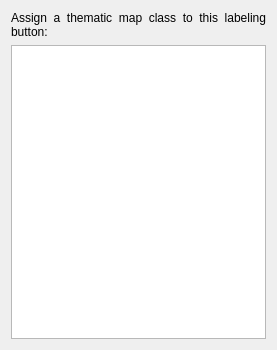
<?xml version="1.0" encoding="UTF-8"?>
<ui version="4.0">
 <class>Dialog</class>
 <widget class="QDialog" name="Dialog">
  <property name="geometry">
   <rect>
    <x>0</x>
    <y>0</y>
    <width>277</width>
    <height>350</height>
   </rect>
  </property>
  <property name="windowTitle">
   <string>Thematic map classes</string>
  </property>
  <layout class="QVBoxLayout" name="verticalLayout">
   <item>
    <widget class="QLabel" name="label">
     <property name="text">
      <string>Assign a thematic map class to this labeling button:</string>
     </property>
     <property name="alignment">
      <set>Qt::AlignmentFlag::AlignJustify|Qt::AlignmentFlag::AlignVCenter</set>
     </property>
     <property name="wordWrap">
      <bool>true</bool>
     </property>
    </widget>
   </item>
   <item>
    <widget class="QTableWidget" name="tableOfClasses"/>
   </item>
  </layout>
 </widget>
 <resources/>
 <connections/>
</ui>
